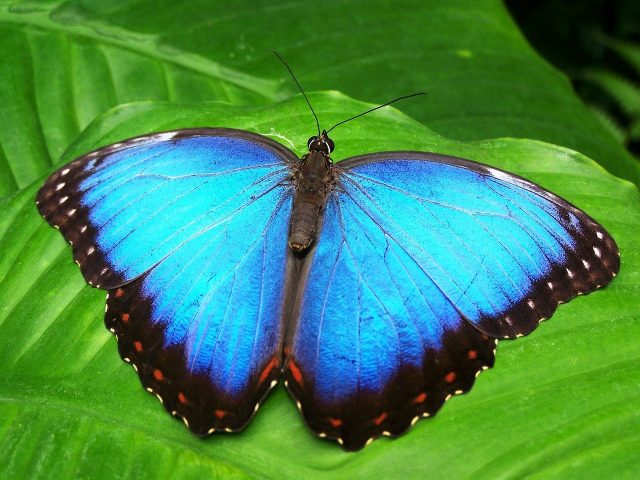
#> input picture data/butterfly.jpg, 1280 x 960 px (shown at 1/2 size)
$ python image_converter.py
#> lines starting #> are read from the running program, lines starting #| are printed output that depends on the picture
#> further down, img is the input picture: shape (960, 1280, 3); mean B, G, R 81.2, 136.7, 65.2
### image_transformation.py
import numpy as np
import cv2

# https://opencv-python.readthedocs.io/en/latest/doc/10.imageTransformation/imageTransformation.html
# https://m.blog.naver.com/PostView.nhn?blogId=samsjang&logNo=220504966397&proxyReferer=https:%2F%2Fwww.google.com%2F


class ImageTransform:
    def resize(self, image, size=None, x=0.5, y=0.5):
#> called with x = 0.5, y = 0.5
        if size is None:
            # Relative size
            if x < 1 or y < 1:
                # Shrinking
                image_ = cv2.resize(image, None, fx=x, fy=y, interpolation=cv2.INTER_AREA)
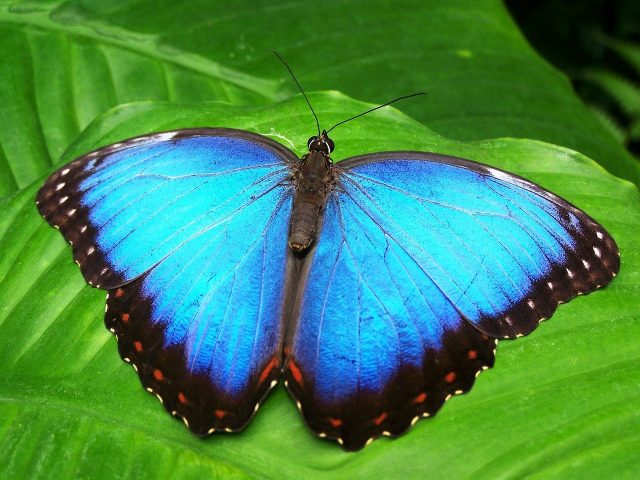
#> image_: shape (480, 640, 3); mean B, G, R 81.3, 136.8, 65.3
            else:
                # Zooming
                image_ = cv2.resize(image, None, fx=x, fy=y, interpolation=cv2.INTER_CUBIC)
        else:
            # Absolute size
            image_ = cv2.resize(image, dsize=size, interpolation=cv2.INTER_AREA)
        return image_

    # [43 lines left out: functions rotate, quad_mask, circular_mask, cover, not called in this run]


# [32 lines that do not run on import are left out]

### image_converter.py
import cv2


class ImageConverter:
    def canny(self, image, low=50, high=200):
#> called with low = 50, high = 200
        result = cv2.Canny(image, low, high)
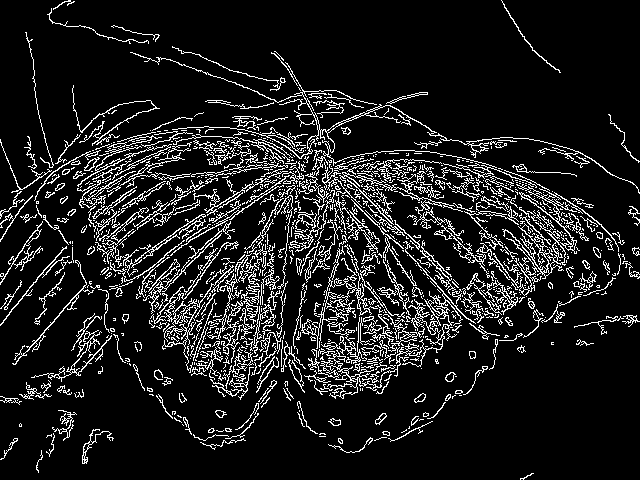
#> result: shape (480, 640); 11.5% white in thin lines or dots
        return result

    def detail(self, image, sigma_s=10, sigma_r=0.15):
#> called with sigma_s = 10, sigma_r = 0.15
        result = cv2.detailEnhance(image, sigma_s=sigma_s, sigma_r=sigma_r)
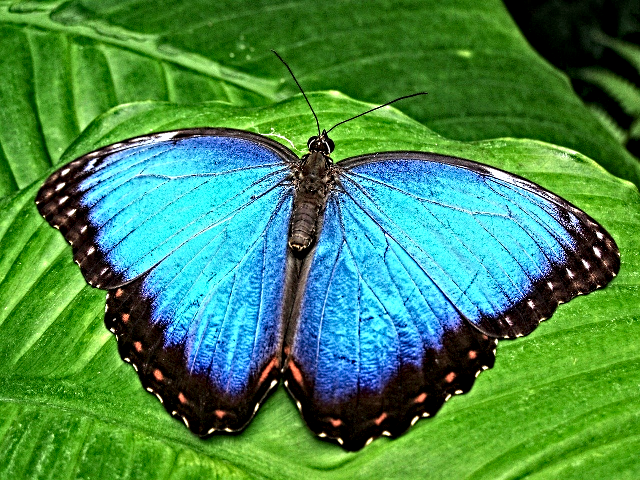
#> result: shape (480, 640, 3); mean B, G, R 82, 137.9, 67.8
        return result


if __name__ == '__main__':
    test = ImageConverter()
    img = cv2.imread('./data/butterfly.jpg')
    import os
    if os.path.isfile('image_transformation.py'):
        import image_transformation
        helper = image_transformation.ImageTransform()
        img = helper.resize(img)
    cv2.imshow('Original', img)
    canny = test.canny(img)
    cv2.imshow('Canny', canny)
    detail = test.detail(img)
    cv2.imshow('Detail', detail)
    cv2.waitKey(0)
    cv2.destroyAllWindows()

$ run again, with data/dog.jpg copied over data/butterfly.jpg
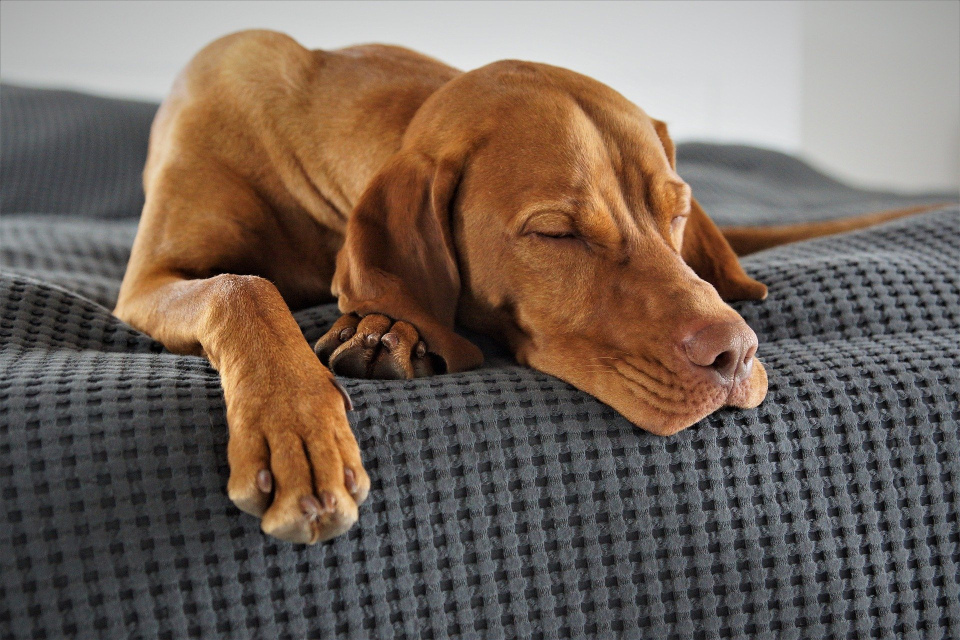
#> input picture data/dog.jpg, 1920 x 1280 px (shown at 1/2 size)
#> img is the input picture: shape (1280, 1920, 3); mean B, G, R 89.9, 100.1, 115
#> in canny, `result = cv2.Canny(image, low, high)`:
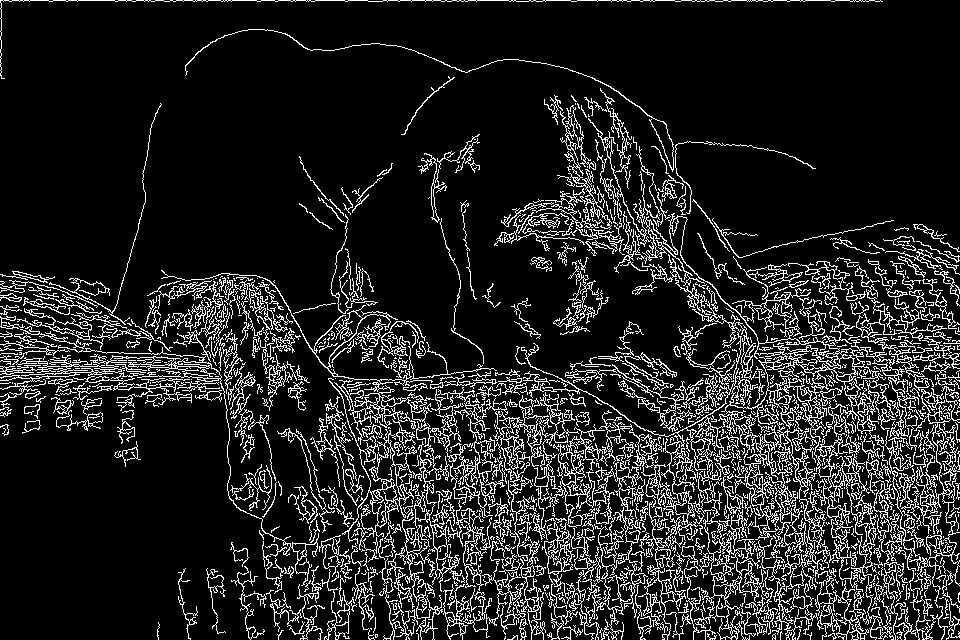
#> result: shape (640, 960); 13.4% white in thin lines or dots
#> in detail, `result = cv2.detailEnhance(image, sigma_s=sigma_s, sigma_r=sigma_r)`:
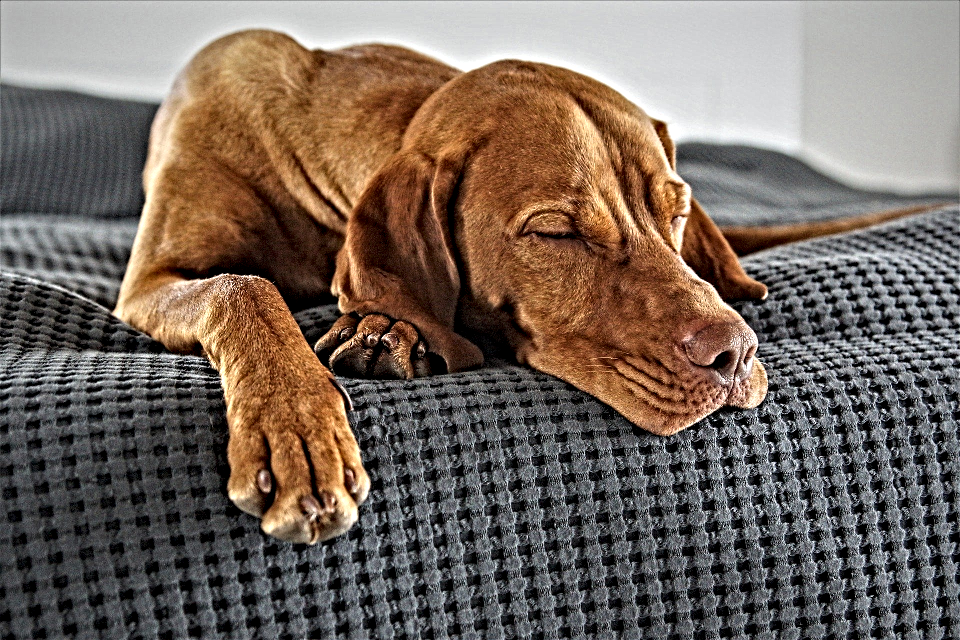
#> result: shape (640, 960, 3); mean B, G, R 92.5, 102.6, 117.2
